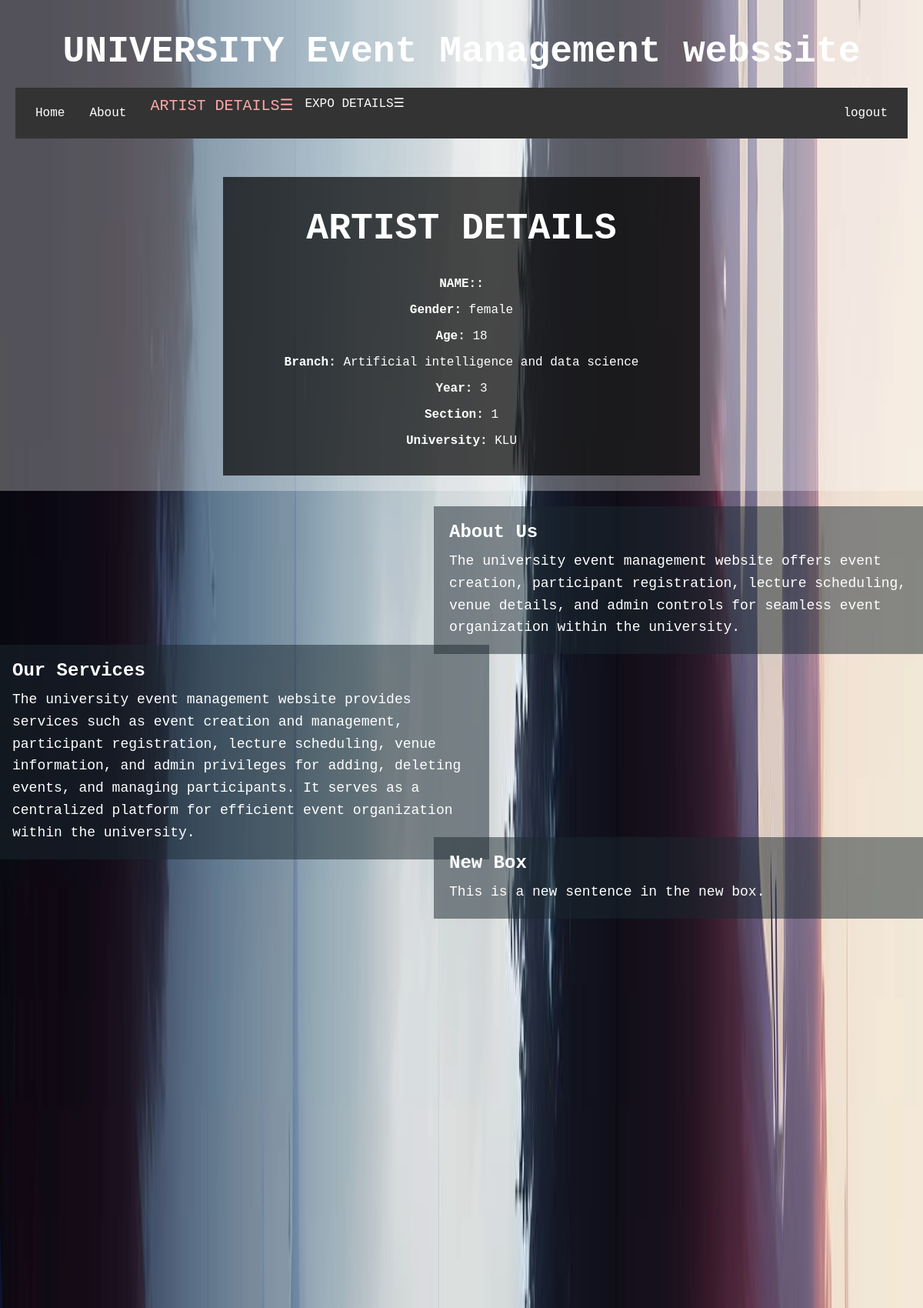
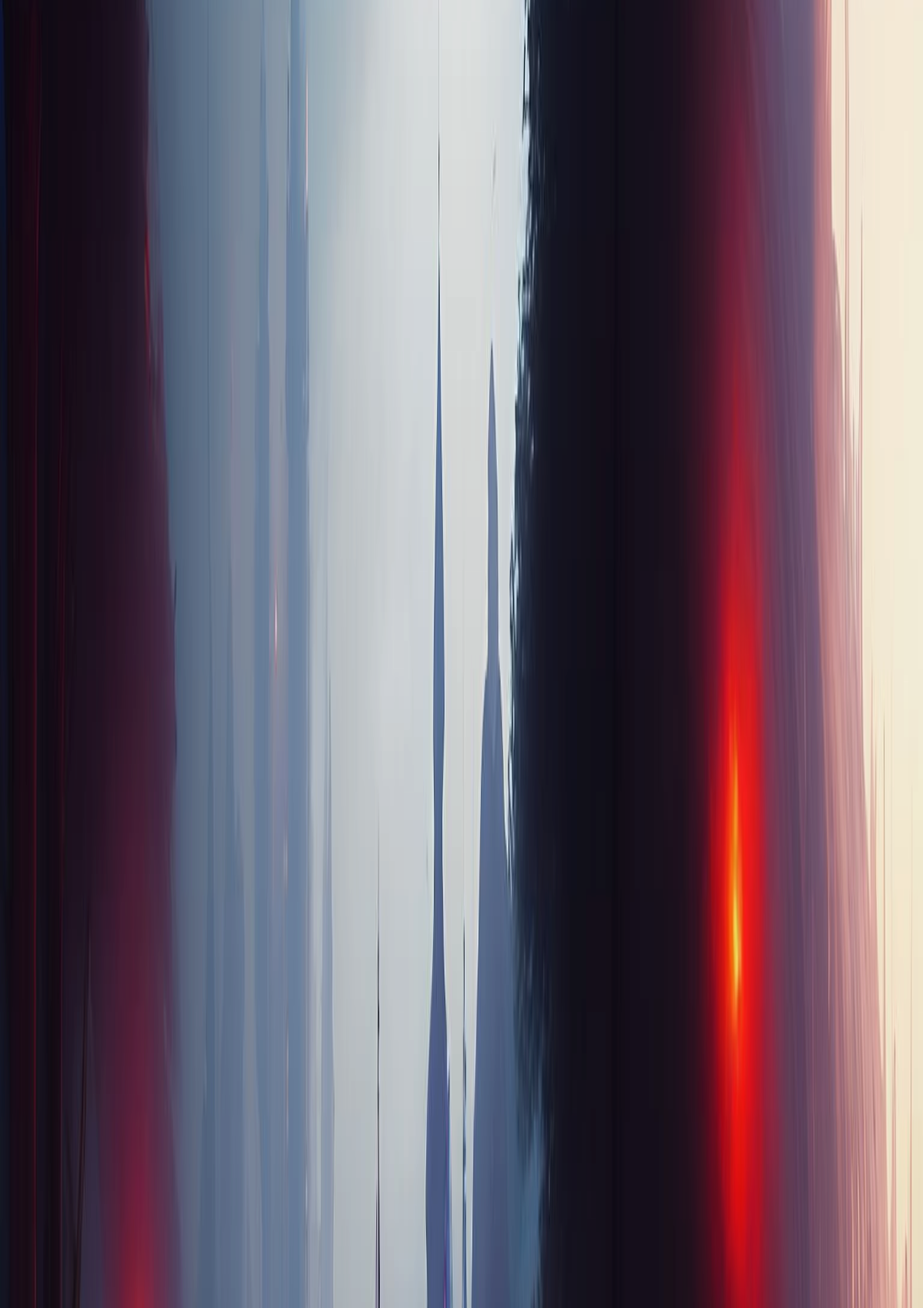
/home/ (upper part), run on the app's committed database (2 pictures, top to bottom).
### events/models.py (models this page shows)
class Us(models.Model):
    gender = models.CharField(max_length=10)
    age = models.PositiveIntegerField()
    branch = models.CharField(max_length=100)
    year = models.PositiveIntegerField()
    section = models.CharField(max_length=10)
    university = models.CharField(max_length=100)

### events/views.py (the view)
# urls.py: 2. Add a URL to urlpatterns:  path('', views.home, name='home')
def home(request):
    us = Us.objects.last()
    return render(request, 'home.html', {'us': us})

### events/templates/home.html (shortened to what this page needs)
<!DOCTYPE html>
<html>
<head>
</head>
<body>
    <div class="header">
        <h1>UNIVERSITY Event Management webssite</h1>
      <div class="navbar" id="myNavbar">
        <ul>
            <li><a href="{% url 'home' %}">Home</a></li>
            <li><a href="{% url 'about' %}">About</a></li>
            <li class="dropdown">
                <span class="menu-icon" onclick="toggleDropdown()">ARTIST DETAILS&#9776;</span>
            </li>
            <li class="dropdown">
                <span onclick="toggleDropdown()">EXPO DETAILS&#9776;</span>
            </li>
            <div class="ng"><li><a href="{% url 'login' %}">logout</a></li></div>
        </ul>
    </div>
<div class="semibox">
        <h1>ARTIST DETAILS</h1>
        <p><strong>NAME::</strong> {{ request.user.username }}</p>
        <p><strong>Gender:</strong> {{ us.gender }}</p>
        <p><strong>Age:</strong> {{ us.age }}</p>
        <p><strong>Branch:</strong> {{ us.branch }}</p>
        <p><strong>Year:</strong> {{ us.year }}</p>
        <p><strong>Section:</strong> {{ us.section }}</p>
        <p><strong>University:</strong> {{ us.university }}</p>
</div>
</div>
    <div class="image-container"></div>
    <div class="content">
        <div class="box box-1" >
            <h2>About Us</h2>
            <p>The university event management website offers event creation, participant registration, lecture scheduling, venue details, and admin controls for seamless event organization within the university.</p>
        </div>
        <div class="box box-2">
            <h2>Our Services</h2>
            <p>The university event management website provides services such as event creation and management, participant registration, lecture scheduling, venue information, and admin privileges for adding, deleting events, and managing participants. It serves as a centralized platform for efficient event organization within the university.</p>
        </div>
        </div>
        <div class="content">
            <div class="box box-3">
                <h2>New Box</h2>
                <p>This is a new sentence in the new box.</p>
            </div>
        </div>
        </body>
        </html>

### events/templates/home.html (style rules this page uses)
body { margin: 0; padding: 0; font-family: 'Courier New', monospace; color: ghostwhite; background-color: #1A2930; }
.header { background-color: rgba(255, 255, 255,0.3); padding: 20px; text-align: center; position: relative; z-index: 3; }
h1 { color: white; font-size: 48px; margin: 0; padding: 20px; }
.content { position: relative; z-index: 2; }
.box { position: absolute; width: 50%; background-color: rgba(26, 41, 48, 0.5); padding: 20px; margin-bottom: 20px; }
.box p { color: white; margin: 0; font-size: 18px; line-height: 1.6; }
.box h2 { color: white; margin: 0; padding-bottom: 10px; }
.box-1 { top: 20px; left: 47%; }
.box-2 { top: 200px; right: 47%; }
.box-3 { top: 450px; left: 47%; }
.image-container { position: absolute; top: 0; left: 0; width: 100%; height: 100%; z-index: 1; background-image: url('/static/event11.jpg'); background-size: 100% 100%; opacity: 0.8; }
.semibox { background-color: rgba(0, 0, 0, 0.7); color: #FFFFFF; padding: 20px; width: 50%; margin: 0 auto; margin-top: 50px; z-index:3; }
.navbar { background-color: #333; color: #fff; padding: 10px; }
.navbar ul { list-style-type: none; margin: 0; padding: 0; overflow: hidden; }
.navbar li { float: left; }
.ng { float:right; }
.navbar li a { display: block; color: #fff; text-align: center; padding: 14px 16px; text-decoration: none; }
.dropdown { position: relative; display:block; cursor:wait; }
.menu-icon { cursor: wait; color: #fba9a9; font-size: 20px; padding: 15px; }

### data on the page
Us: gender "female", age "18", branch "Artificial intelligence and data science", year "3", section "1", university "KLU"
